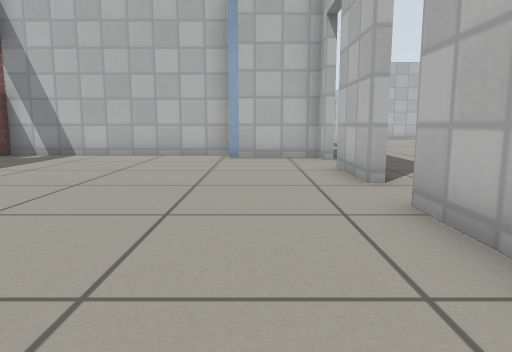
view 1 (above)

24 first-person views from a walk through a robot-simulator world made for Gazebo. The camera is 0.5 m above the floor, tilts 8° down and sees 70° across. The floor is counted in squares, 0.5 m on a side. Each view is taken from the middle of a square. On the plan, view 1 faces up. The plan holds only what a view shows up to about 13 squares ahead; the rest is blank. The place goes on beyond the plan. Gazebo's built-in surfaces are drawn with simple patterns.

view 2
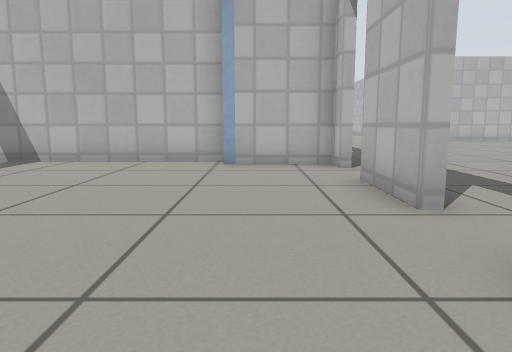

view 3
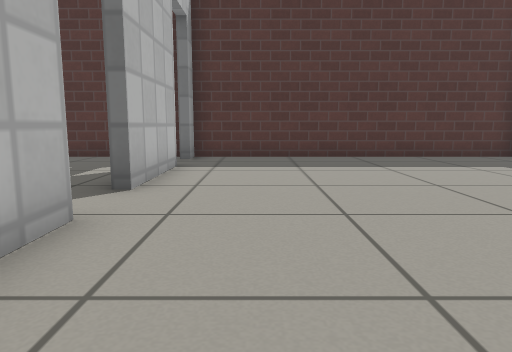

view 4
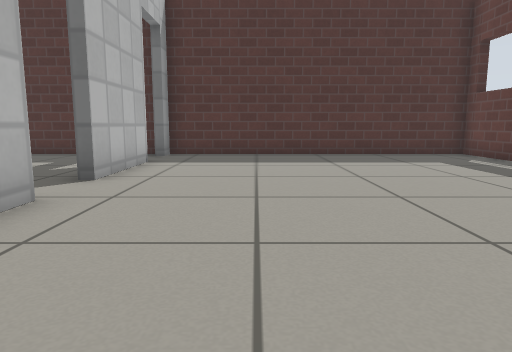

view 5
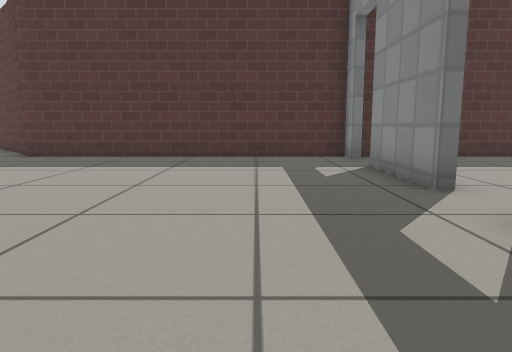

view 6
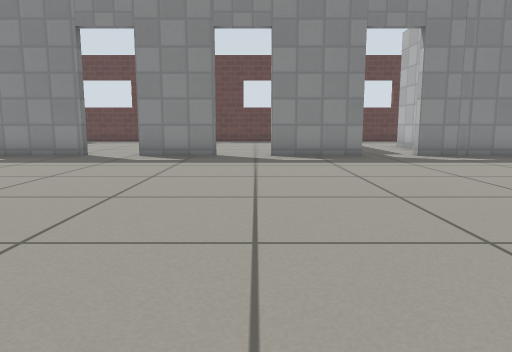

view 7
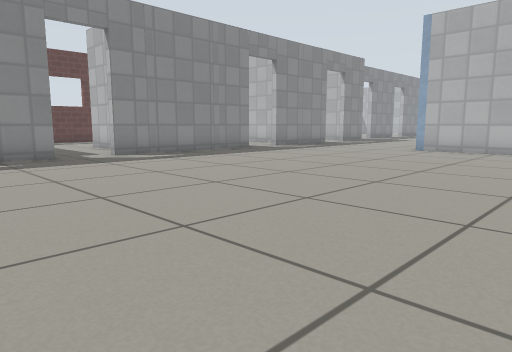

view 8
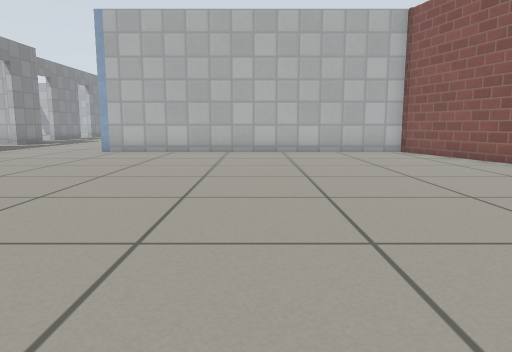

view 9
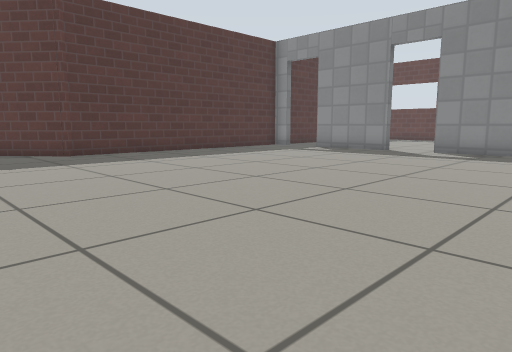

view 10
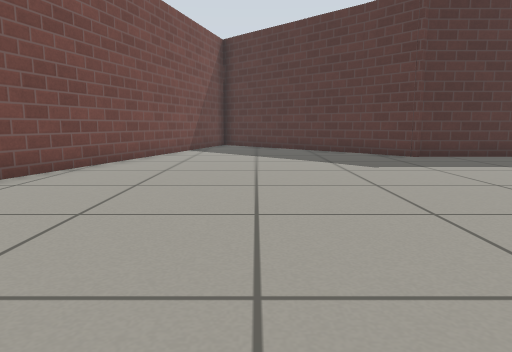

view 11
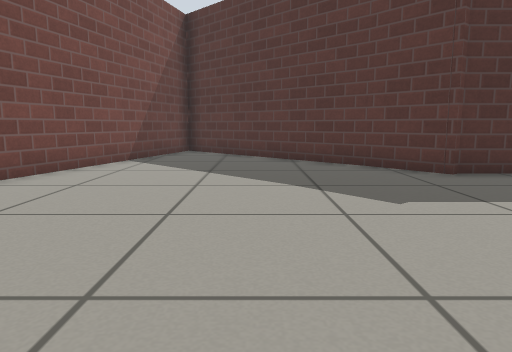

view 12
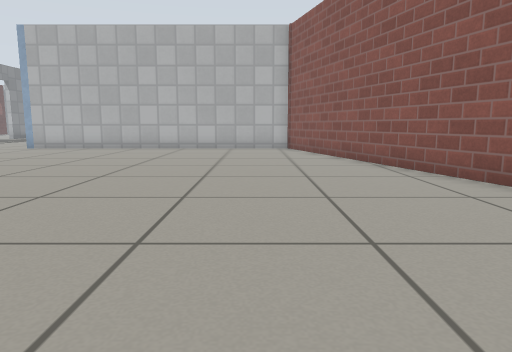

view 13
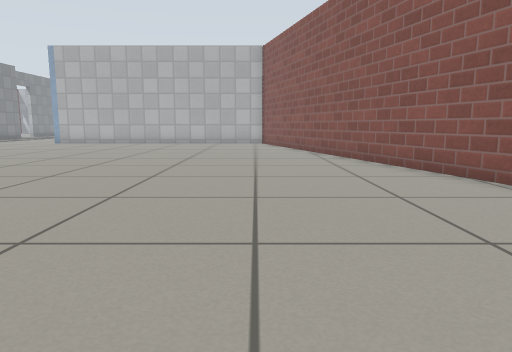

view 14
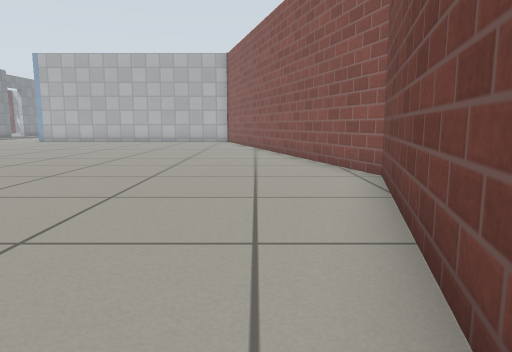

view 15
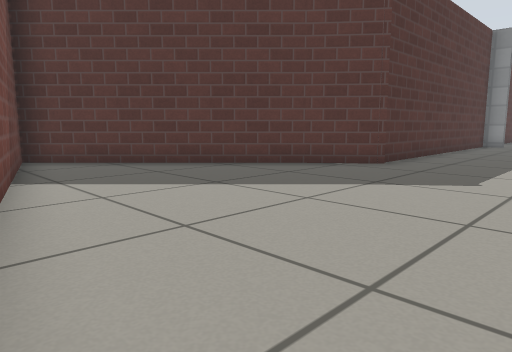

view 16
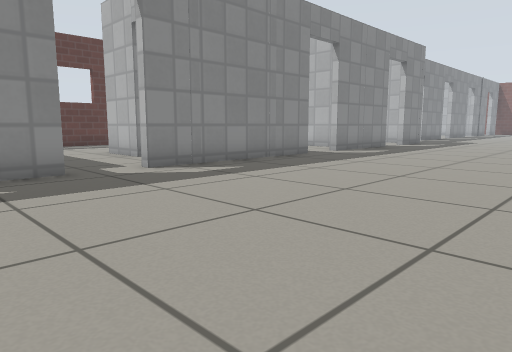

view 17
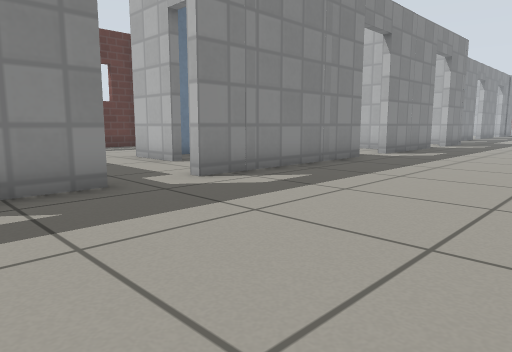

view 18
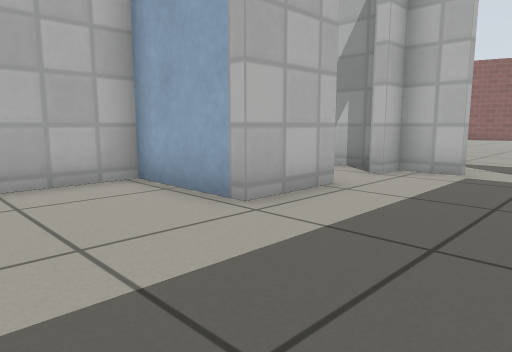

view 19
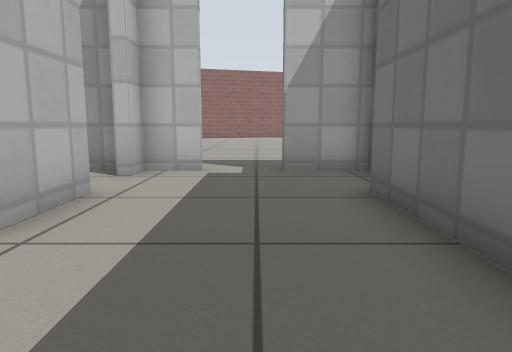

view 20
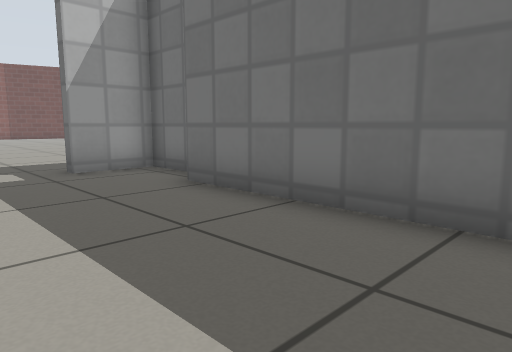

view 21
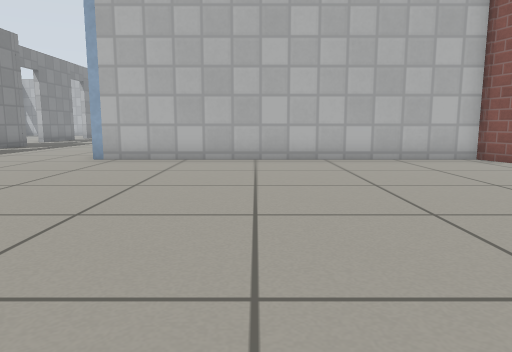

view 22
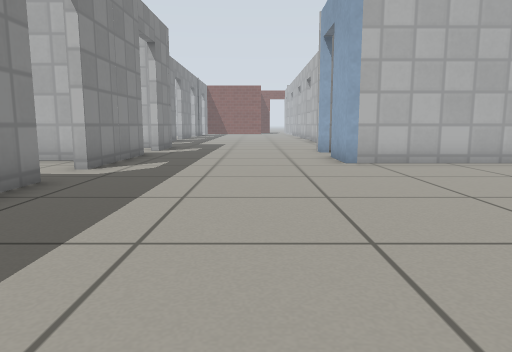

view 23
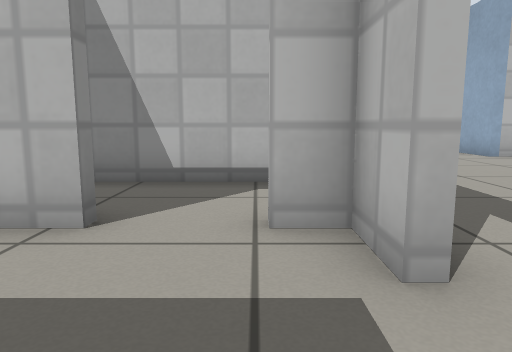

view 24
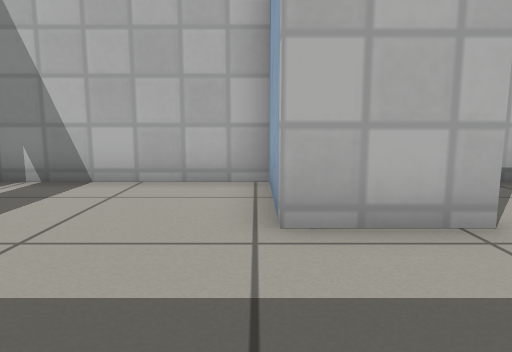

### Floor plan
Points are (right, up) in squares from view 1. A wall is a line through its corners. A room is listed if a view was taken in it or the views show most of it. See-through windows are left out.
Room 1 (views 1, 2, 3, 4)
walls: (1.9, 6.1) (1.9, 8.8); (1.9, 1.1) (1.9, 4.5); (-6.5, -1.4) (1.9, -1.4); (-0.8, 12) (-6.5, 12); (1.9, 11.3) (-0.9, 11.3)
ways out: open door at (2, 0.5) to room 2; open door at (2, 5.5) to room 2; open door at (2, 9.5) to room 2
Room 2 (views 5, 6, 7, 8, 9, 10, 11, 12, 13, 14, 15, 16, 17, 21, 22)
walls: (2.2, 8.7) (2.2, 6.2); (2.2, 13.5) (2.2, 10.5); (2.2, 4.5) (2.2, 1.1); (13.3, -2.8) (18, -7.6); (2.2, 21.4) (2.2, 15.1); (2.2, -1.4) (12.1, -1.4) (13.4, -2.9); (2.2, 27.2) (2.2, 23.1); (18.7, -7.5) (23.5, 10.2) (19.4, 24.5) (8.3, 24.5) (8.3, 26.4)
ways out: open door at (2, 0.5) to room 1; open door at (2, 5.5) to room 1; open door at (2, 9.5) to room 1; open door at (2, 14.5) to room 3; open door at (2, 22.5); open door at (2, 28); open door at (8.5, 27.5)
Room 3 (views 18, 19, 20, 23, 24)
walls: (-0.6, 16.4) (-2.8, 16.4) (-2.8, 19.4) (-6.5, 19.4); (-5.5, 12.3) (-0.5, 12.3); (0.4, 11.6) (1.9, 11.6) (1.9, 13.5); (1.9, 15.1) (1.9, 16.4) (1.1, 16.4)
ways out: open door at (2, 14.5) to room 2; open door at (0.3, 16.7) to room 4
Room 4 (no view inside)
walls: (1.5, 19.4) (-1.9, 19.4); (1.9, 17) (1.9, 18.1); (-2.5, 18.4) (-2.5, 17.9)
ways out: open door at (0.3, 16.7) to room 3

Positions as (right, up) in squares from view 1, and headings:
1: (0, 0), facing up
2: (0, 2), facing up
3: (0, 10), facing down
4: (-1, 11), facing down
5: (5, 10), facing down
6: (14, 10), facing left
7: (14, 10), facing up-left
8: (14, 11), facing up
9: (16, 11), facing down-left
10: (17, 10), facing down
11: (16, 6), facing down
12: (18, 9), facing up
13: (19, 5), facing up
14: (21, 3), facing up
15: (21, 3), facing down-left
16: (10, 11), facing up-left
17: (8, 11), facing up-left
18: (-6, 13), facing up-right
19: (-6, 14), facing right
20: (-6, 16), facing down-right
21: (13, 14), facing up
22: (6, 15), facing up
23: (1, 13), facing up
24: (-3, 13), facing up
